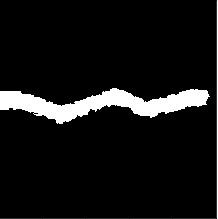
#> input picture picture/3.jpg, 218 x 219 px, given in place of re.jpg, which was not available
$ python river.py
#> lines starting #> are read from the running program, lines starting #| are printed output that depends on the picture; after the words box and inside, x2 and y2 are one past the last pixel; in counts of white or black regions, pixels touching at a corner belong together; pictures that were not available may be replaced by others from this repository, and a replacement may not be noted

import numpy as np
import cv2
import matplotlib.pyplot as plt
img = cv2.imread('re.jpg')
#> img is the input picture: shape (219, 218, 3); min 0, max 255, mean 20.1
#  画出统计直方图
#img = cv2.Canny(img,30,110)
colar = ('b','g','r')
plt.figure(1)
for i ,col in enumerate(colar):
    histr = cv2.calcHist([img],[i],None,[256],[0,256])
    plt.plot(histr,color = col)
    plt.xlim([0,256])
plt.title("color hist")
plt.figure(2)
img_gray = cv2.cvtColor(img,cv2.COLOR_RGB2GRAY)
histr = cv2.calcHist([img_gray],[0],None,[256],[0,256])
#> histr = 256 values, max 42450 at index 0, min 0 at index 30, mean 186.5
#plt.subplot(111)
plt.plot(histr,color = 'g')
plt.title('gray_hist')
plt.xlim([0,256])
#pos = plt.ginput(1)
#print(pos)
img_erode = np.array(cv2.imread('erosion.jpg'))
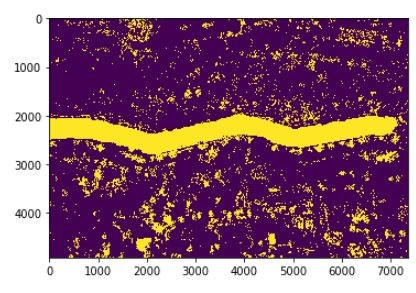
#> input picture picture/4.jpg, 416 x 293 px, given in place of erosion.jpg, which was not available
#> img_erode is the input picture: shape (293, 416, 3); mean B, G, R 124.3, 102.1, 142.7
img_erode0 = np.zeros((img_erode.shape[0],img_erode.shape[1]),dtype = int)
img_erode0 = img_erode[:,:,1]
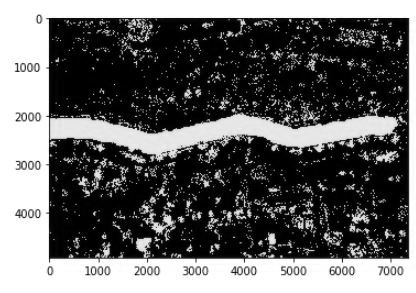
#> img_erode0: shape (293, 416); min 0, max 255, mean 102.1
for i in range(img_erode.shape[0]):
    for j in range(img_erode.shape[1]):
        if img_erode0[i][j] < 127:
            img_erode0[i][j] = 0
        else:
            img_erode0[i][j] = 1
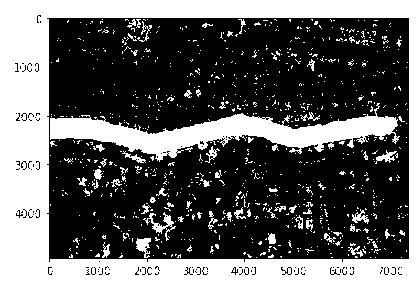
#> img_erode0: shape (293, 416); values 0 (black) and 1 (white), 38.8% white; 878 white regions (815 under 20 px), largest, box (x1, y1, x2, y2) and area: (0, 0, 416, 293) 34440, (50, 103, 400, 162) 7530, (143, 212, 176, 241) 249
#print(img_erode.shape)
row,col,m = img_erode.shape
#> row = 293; col = 416; m = 3
#plt.figure(3)
#plt.imshow(img_erode)
[y0,x0] = [2,456]#  初始化种子点
counter = 0
#生长函数
def regionGrow(x,y,img1):
#> called with x = 456, y = 2
    row,col,m = img.shape
#> row = 219; col = 218; m = 3
    stack = np.zeros((img1.shape[0]*img1.shape[1],2),dtype = int)
    pstack = 0
    stack[pstack][0] = x
    stack[pstack][1] = y
    img_river = np.zeros((img1.shape[0],img1.shape[1]),dtype = int)
#> (the run stopped early here; a loop or call above may not have finished)
